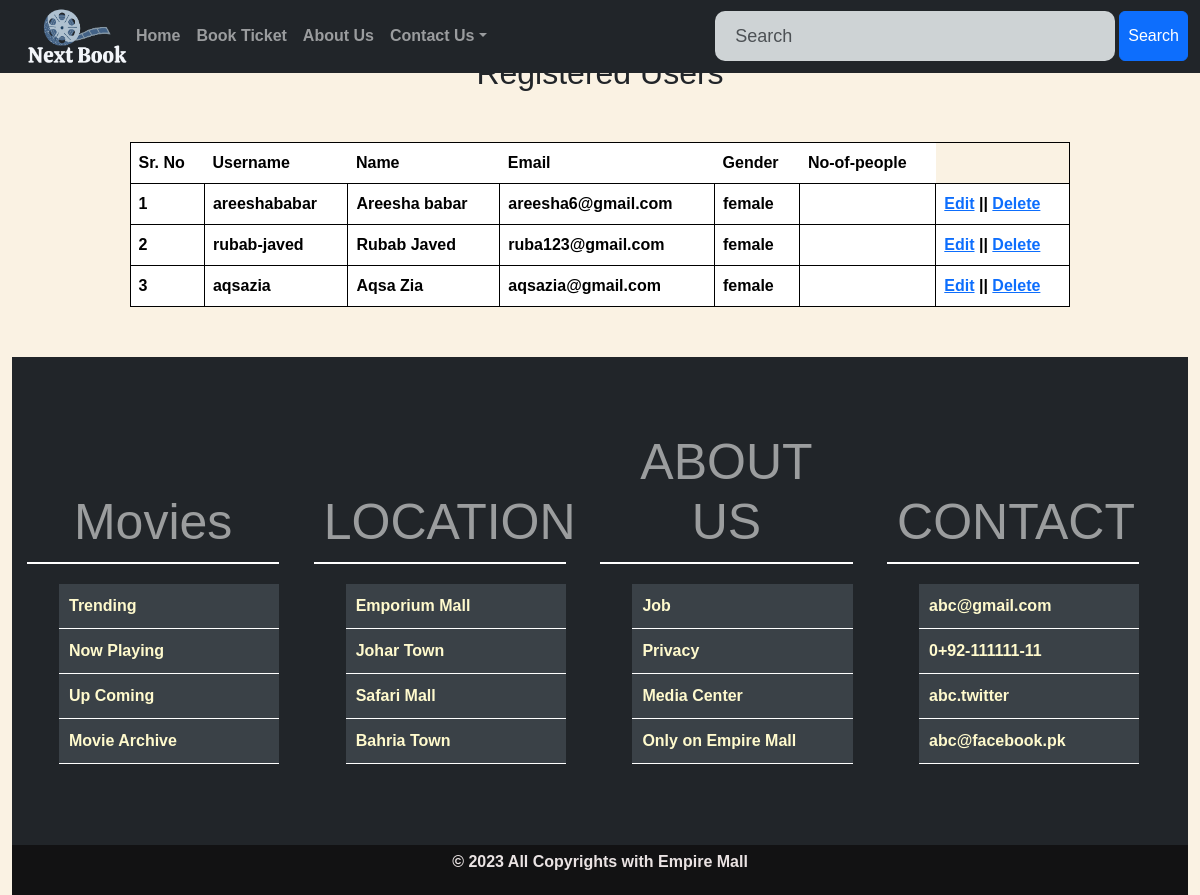
/r-seat.php, run on the app's committed database.
### tables this page shows
CREATE TABLE `signup` (
  `id` int(200) NOT NULL,
  `username` varchar(30) NOT NULL,
  `uname` varchar(30) NOT NULL,
  `email` varchar(200) NOT NULL,
  `gender` text NOT NULL,
  `member` int(200) NOT NULL,
  `password` varchar(50) NOT NULL,
  `created-as` timestamp NOT NULL DEFAULT current_timestamp() ON UPDATE current_timestamp()
);

### r-seat.php (the view)
<?php include "header.php";
$signup_query = "SELECT * FROM signup";
$result = $conn->query($signup_query);
$result = $result->fetch_all(MYSQLI_ASSOC);
?>
<h2 class="center">Registered Users</h2>
<table class="table">
    <thead>
        <tr>
            <th>Sr. No</th>
            <th>Username</th>
            <th>Name</th>
            <th>Email</th>
            <th>Gender</th>
            <th>No-of-people</th>
        </tr>
    </thead>
    <tbody>
        <?php
        $i = 0;
        foreach ($result as $row) { ?>
            <tr>
                <td><?php echo ++$i; ?></td>
                <td><?php echo $row['username']; ?></td>
                <td><?php echo $row['uname']; ?></td>
                <td><?php echo $row['email']; ?></td>
                <td><?php echo $row['gender']; ?></td>
                <td><?php echo $row['people']; ?></td>
                <td><a href="update.php?id=<?php echo $row['id']; ?>">Edit</a> ||
                    <a href="delete.php?del=<?php echo $row['id']; ?>">Delete</a>
                </td>
            </tr>
        <?php } ?>
    </tbody>
</table>
<?php include "footer.php"; ?>

### header.php (shortened to what this page needs)
<!DOCTYPE html>
<html lang="en">
<head>
    <link href="https://cdn.jsdelivr.net/npm/bootstrap@5.3.1/dist/css/bootstrap.min.css" rel="stylesheet">
    <link href="web.css" rel="stylesheet" />
</head>
<body id="body">
    <div class=" container-fluid">
        <nav class="navbar navbar-expand-sm bg-dark navbar-dark justify-content-right fixed-top">
            <div class="container-fluid">
                <img src="logo2.png" alt="Logo" style="width:100px; height:fit-content" class="fit-content">
                <div class="collapse navbar-collapse" id="mynavbar collapsibleNavbar">
                    <ul class="navbar-nav me-auto">
                        <li class="nav-item">
                            <a href="web1.php" class="nav-link">Home</a>
                        </li>
                        <li class="nav-item">
                            <a href="bookticket.php" class="nav-link">Book Ticket</a>
                        </li>
                        <li class="nav-item">
                            <a href="cinemaview.php" class="nav-link">About Us</a>
                        </li>
                        <li class="nav-item dropdown">
                            <a href="javascript:void(0)" class="nav-link dropdown-toggle" role="button"
                                data-bs-toggle="dropdown">Contact Us</a>
                        </li>
                    </ul>
                    <form class="d-flex">
                        <input class="form-control me-1" type="text" placeholder="Search">
                        <button class="btn btn-primary" type="button">Search</button>
                    </form>
                </div>
            </div>
        </nav>
        <div id="main-menu">
            <nav>
                <a href="web1.php">Home</a>
                <a href="">Now Playing</a>
                <a href="">Coming Soon</a>
                <a href="">Contact & About</a>
                <a href="r-seat.php">Reserved Seats</a>
                <a href="">Eatery</a>
            </nav>
        </div>

### footer.php
<link href="web.css" rel="stylesheet" />
<div id="footer">
    <div class="footer-top">
        <div class="footer-wrapper">
            <div class="col-3">
                <h3 class="head">Movies</h3>
                <ul>
                    <li><a href=""> Trending</a></li>
                    <li><a href=""> Now Playing</a></li>
                    <li><a href=""> Up Coming</a></li>
                    <li><a href=""> Movie Archive</a></li>
                </ul>
            </div>
            <div class=" col-3">
                <h3 class="head">LOCATION</h3>
                <ul>
                    <li><a href=""> Emporium Mall</a></li>
                    <li><a href=""> Johar Town</a></li>
                    <li><a href=""> Safari Mall</a></li>
                    <li><a href=""> Bahria Town </a></li>
                </ul>
            </div>
            <div class="col-3">
                <h3 class="head">ABOUT US</h3>
                <ul>
                    <li><a href=""> Job</a></li>
                    <li><a href=""> Privacy</a></li>
                    <li><a href=""> Media Center</a></li>
                    <li><a href=""> Only on Empire Mall </a></li>
                </ul>
            </div>
            <div class="col-3">
                <h3 class="head">CONTACT</h3>
                <ul>
                    <li><a href=""> abc@gmail.com</a></li>
                    <li><a href=""> 0+92-111111-11</a></li>
                    <li><a href=""> abc.twitter </a></li>
                    <li><a href=""> abc@facebook.pk</a></li>
                </ul>
            </div>
        </div>
    </div>
    <div class=" footer-bottom">
        <p>© 2023 All Copyrights with Empire Mall</p>
    </div>
</div>
</div>
</body>
</html>

### web.css (style rules this page uses)
* { padding: 0; margin: 0; box-sizing: border-box; }
body { font-family: roboto; font-weight: bold; background-color: #faf2e3; }
.col-3 { display: inline-block; width: 24%; padding: 15px; }
.center { text-align: center; }
#main-menu { background-color: #3d311cf7; }
#main-menu nav { text-align: center; }
#main-menu nav a { color: white; padding: 15px; text-decoration: none; display: inline-block; border-right: 2px solid #fff; }
.btn { display: inline-block; padding: 5px 8px; text-decoration: none; }
#footer { background-color: #212529; padding-top: 50px; }
.head { color: #9b9d9e; }
#footer h3 { border-bottom: 2px solid #fff; }
#footer ul { margin-top: 20px; }
#footer ul li { background-color: #3a4147; list-style-type: none; border-bottom: 1px solid white; padding: 10px; }
#footer ul li a { text-decoration: none; color: lemonchiffon; }
.footer-bottom { margin-top: 50px; background-color: #121213; padding: 5px 8px; }
.footer-bottom p { text-align: center; color: #eae3e3; }
#main-menu { position: sticky; top: 0; z-index: 10; }
.head { padding: 10px 10px; text-align: center; font-size: 50px; }
.form-control { border: none; height: 50px; border-radius: 10px; width: 400px; padding: 20px; background-color: #ced3d5; font-size: large; }
.table { width:80%; margin:50px auto; }
table, tr,td { border:1px solid black; }
body { font-family: Arial, Helvetica, sans-serif; margin: 0; }
html { box-sizing: border-box; }
*, *:before, *:after { box-sizing: inherit; }

### data on the page
signup: username "areeshababar", uname "Areesha babar", email "areesha6@gmail.com", gender "female"
signup: username "rubab-javed", uname "Rubab Javed", email "ruba123@gmail.com", gender "female"
signup: username "aqsazia", uname "Aqsa Zia", email "aqsazia@gmail.com", gender "female"
